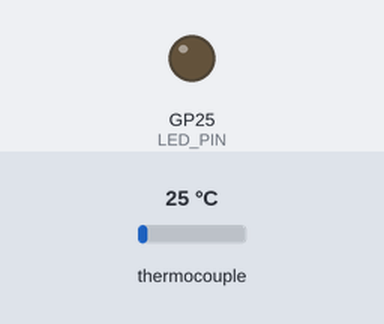
This sketch was run on a simulated Raspberry Pi Pico. Shown: output pins drawn as LEDs (lit = HIGH). The test bench sets the inputs (shaded band); at power-on: thermocouple 25 °C. Storage starts empty; pins used as bus, display or sensor lines are not drawn; what the sketch prints to the serial monitor is not drawn.

Above: at 1.55 s.
Timing chart, 0 to 5.2 s (numbered marks = the images above):
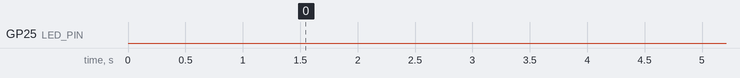

The sketch:

test_MAX31865_x_MicroSD.ino
```cpp
/*
 * Pico MAX31865 + MicroSD (ADA254) Combined Assembly Test
 *
 * - Collects temperature, RTD resistance, raw RTD value, ratio and fault status
 *   for exactly 5 seconds
 * - Writes every sample to /test_MAX31865/MAX31865_data.csv
 * - If the folder already exists it is deleted (including all contents) and recreated
 * - End of data collection is indicated via serial monitor + continuous success blink
 *
 * Pins (updated wiring table – both devices on shared SPI0):
 *   MAX31865:
 *     CS   = GP20
 *     MISO = GP16 (SPI0 RX)
 *     SCK  = GP18 (SPI0 SCK)
 *     MOSI = GP19 (SPI0 TX)
 *     5V / GND
 *   MicroSD (ADA254):
 *     CS   = GP17
 *     MISO = GP16 (SPI0 RX)
 *     SCK  = GP18 (SPI0 SCK)
 *     MOSI = GP19 (SPI0 TX)
 *     5V / GND
 *
 * Libraries: Adafruit MAX31865, SD, SPI
 *
 * On success: continuous triple-blink (0.1 s on/off) then 1 s pause
 * On any failure: continuous fast blink (50 ms)
 */

#include <SPI.h>
#include <SD.h>
#include <Adafruit_MAX31865.h>

// ---------- Pins ----------
const int LED_PIN = LED_BUILTIN; // GP25
const int MAX_CS  = 20;          // GP20
const int SD_CS   = 17;          // GP17

// ---------- RTD configuration ----------
#define RREF      430.0
#define RNOMINAL  100.0

Adafruit_MAX31865 max31865(MAX_CS);   // Hardware SPI0

File dataFile;

unsigned long collectionStart = 0;
const unsigned long COLLECTION_MS = 5000;   // 5 seconds
bool collecting = false;
bool finished = false;

void errorBlink() {
  while (true) {
    digitalWrite(LED_PIN, HIGH);
    delay(50);
    digitalWrite(LED_PIN, LOW);
    delay(50);
  }
}

void successBlink() {
  while (true) {
    for (int i = 0; i < 3; i++) {
      digitalWrite(LED_PIN, HIGH);
      delay(100);
      digitalWrite(LED_PIN, LOW);
      delay(100);
    }
    delay(1000);
  }
}

// ---------- SD helpers ----------
void removeFolderContents(const char *path) {
  File dir = SD.open(path);
  if (!dir) return;

  while (true) {
    File entry = dir.openNextFile();
    if (!entry) break;

    char fullPath[64];
    snprintf(fullPath, sizeof(fullPath), "%s/%s", path, entry.name());

    if (entry.isDirectory()) {
      entry.close();
    } else {
      entry.close();
      SD.remove(fullPath);
      Serial.print("Removed file: ");
      Serial.println(fullPath);
    }
  }
  dir.close();
}

bool prepareSD() {
  Serial.println("Initializing MicroSD (ADA254) on SPI0...");

  // Ensure MAX31865 CS is high before talking to the SD card
  pinMode(MAX_CS, OUTPUT);
  digitalWrite(MAX_CS, HIGH);

  // SPI0 pins
  SPI.setRX(16);   // MISO
  SPI.setTX(19);   // MOSI
  SPI.setSCK(18);  // SCK
  SPI.begin();

  if (!SD.begin(SD_CS)) {
    Serial.println("ERROR: SD initialization failed!");
    return false;
  }
  Serial.println("SD initialized OK.");

  // Delete existing folder + contents
  if (SD.exists("/test_MAX31865")) {
    Serial.println("Removing existing /test_MAX31865 ...");
    removeFolderContents("/test_MAX31865");
    if (!SD.rmdir("/test_MAX31865")) {
      Serial.println("ERROR: Could not remove /test_MAX31865");
      return false;
    }
  }

  // Create fresh folder
  if (!SD.mkdir("/test_MAX31865")) {
    Serial.println("ERROR: Failed to create /test_MAX31865");
    return false;
  }
  Serial.println("Created /test_MAX31865");

  // Create CSV and write header
  dataFile = SD.open("/test_MAX31865/MAX31865_data.csv", FILE_WRITE);
  if (!dataFile) {
    Serial.println("ERROR: Failed to create MAX31865_data.csv");
    return false;
  }

  dataFile.println("timestamp_ms,temperature_C,resistance_ohm,raw_rtd,ratio,fault");
  dataFile.flush();
  Serial.println("Created MAX31865_data.csv with header");
  return true;
}

void setup() {
  pinMode(LED_PIN, OUTPUT);
  digitalWrite(LED_PIN, LOW);

  // Keep both CS lines as outputs and idle high
  pinMode(MAX_CS, OUTPUT);
  digitalWrite(MAX_CS, HIGH);
  pinMode(SD_CS, OUTPUT);
  digitalWrite(SD_CS, HIGH);

  Serial.begin(115200);
  delay(1500);
  Serial.println("MAX31865 + MicroSD (ADA254) Combined Test – starting...");

  // ----- MicroSD first -----
  if (!prepareSD()) {
    errorBlink();
  }

  // ----- MAX31865 -----
  // (SPI0 already configured by prepareSD)
  digitalWrite(SD_CS, HIGH);          // make sure SD is deselected
  digitalWrite(MAX_CS, HIGH);

  if (!max31865.begin(MAX31865_3WIRE)) {
    Serial.println("ERROR: MAX31865 initialization failed!");
    dataFile.close();
    errorBlink();
  }
  Serial.println("MAX31865 initialized OK (PT100 / 430 Ω RREF / 3-wire).");
  max31865.clearFault();
  max31865.enableBias(true);

  // Notify start of collection
  Serial.println(">>> 5-Second Data collection BEGINNING NOW <<<");
  collectionStart = millis();
  collecting = true;
}

void loop() {
  if (finished) {
    successBlink();
  }

  if (!collecting) return;

  // Stop after 5 seconds
  if (millis() - collectionStart >= COLLECTION_MS) {
    collecting = false;
    finished = true;

    dataFile.close();

    Serial.println(">>> Data collection ENDED <<<");
    Serial.println("File closed. Data written to /test_MAX31865/MAX31865_data.csv");

    successBlink();
  }

  // One sample from the MAX31865
  digitalWrite(SD_CS, HIGH);          // deselect SD
  digitalWrite(MAX_CS, LOW);          // (library manages CS, but be explicit)

  uint16_t rtd = max31865.readRTD();
  float ratio = rtd / 32768.0f;
  float resistance = RREF * ratio;
  float temperature = max31865.calculateTemperature(rtd, RNOMINAL, RREF);
  uint8_t fault = max31865.readFault();
  if (fault) max31865.clearFault();

  digitalWrite(MAX_CS, HIGH);

  // Write a complete line
  if (dataFile) {
    dataFile.print(millis() - collectionStart);
    dataFile.print(',');
    dataFile.print(temperature, 2);
    dataFile.print(',');
    dataFile.print(resistance, 4);
    dataFile.print(',');
    dataFile.print(rtd);
    dataFile.print(',');
    dataFile.print(ratio, 6);
    dataFile.print(',');
    dataFile.println(fault);
  }
}
```

Measured:
- by itself, GP25 (LED_PIN): LOW → HIGH at 6.5 s, → LOW 0.10 s later, → HIGH 0.10 s later, → LOW 0.10 s later, … (465 changes in this stretch)
